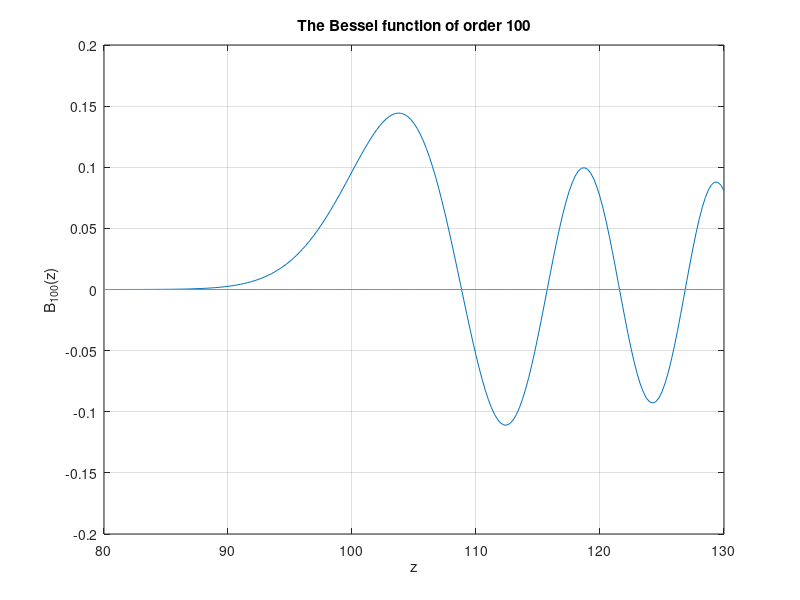

The MATLAB source for this figure:
function [] = Besseldif()
a=-1;
b=1;
% 'n' is the number of intervals. Here the interval is [-pi;pi] and will be
% divided by 500.
n=500;
% 'x' is the x-axis and must contain n+1 values when we divide a segment in
% n parts. For example if wr devid a segment in two parts, we need 3 values
% on the x axis |---|---| -> *x0*---*x1*---*x2*
x=zeros(1,n+1);
% 'D' will be the Chebyshev differentiation matrix
D=zeros(n+1,n+1);
% 'diag' will be a diagonal matrix
diag=zeros(n+1,n+1);
%The function f is constant, f=0.5 on the interval [-1;1] and is 
%represented here by a simple vector.
f=0.5*ones(n+1,1);
% 'h' is the order of the Bessel function
h=100;
% and we compute the Bessel function from z1=80 to z2=130
z1=80;
z2=130;
% 'm' divide the interval on which we compute the Bessel function
m=200;
%'J' is a vector that contain the values of the Bessel function
J=zeros(m+1);
%The following loop construct the Chebyshev nodes/grid (or Gauss-Lobatto 
%nodes) on the interval [a,b] 
%see https://en.wikipedia.org/wiki/Chebyshev_nodes
%and https://en.wikipedia.org/wiki/Chebyshev_polynomials#Roots_and_extrema
for s = 0:n
x(s+1) = ((b-a)/2)*cos((s/n)*pi)+((b+a)/2);
end

%The following two loops consstruct the Chebychev differentiation matrix
% represented by 'D'
for j = 1:n-1
    for k = 1:n-1
        D(j+1,k+1) = ((-1).^(k+j))/(x(j+1)-x(k+1));
    end
end

for k = 1:n-1
    
        D(k+1,k+1) = (-0.5)*(x(k+1)/(1-(x(k+1).^2)));
        D(1,k+1) = 2*((-1).^k)/(1-x(k+1));
        D(k+1,1) = (-0.5)*((-1).^k)/(1-x(k+1));
        D(k+1,n+1) = (0.5)*((-1).^(n+k))/(1+x(k+1));
        D(n+1,k+1) = (-2)*((-1).^(n+k))/(1+x(k+1));
end
%Initialisation of the values on the corners of the differentiation matrix
D(1,1)=(1+(2*(n.^2)))/6;
D(n+1,n+1)=-(1+(2*(n.^2)))/6;
D(1,n+1)=0.5*((-1).^n);
D(n+1,1)=-0.5*((-1).^n);
%The following loop construct the diagonal matrix with the values of the 
%derivative of the function g, i.e. g'=d/dx (g).

for k=0:m
z=z1+((k/m)*(z2-z1));
    for l=0:n
        diag(l+1,l+1)=pi*((z*cos(pi*x(l+1)))-h);
    end
    %'B' is a matrix
    B=(D+(1i*diag));
    % 'f' is the vector that represent the function f and has been set at 
    % the beginning of this script.
    % 'B\f' is used instead of 'inv(B)*f' as suggested by Matlab
    P=(B\f);
    J(k+1)=real( (P(1)*exp(-1i*h*pi))-(P(n+1)*exp(1i*((h*pi)))) );
end

w=80:((z2-z1)/m):130;
plot(w,J)
title('The Bessel function of order 100');
xlabel('z');
ylabel('B_{100}(z)');
grid on

